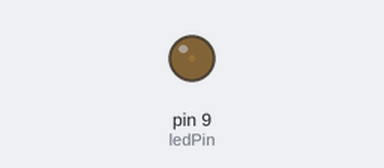
This sketch was run on a simulated Arduino Uno, built with avr-gcc and run on an emulated ATmega328P. On the bench: output pins drawn as LEDs (lit = HIGH).

Above: at 0.05 s.
At 1.15 s:
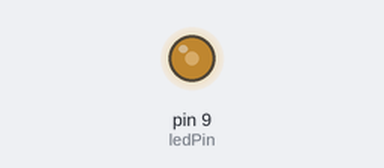
At 2.3 s:
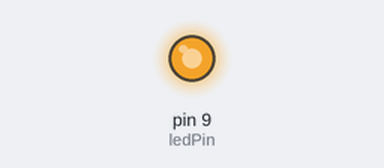
At 4.55 s:
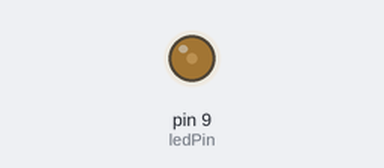
Timing chart, 0 to 6.6 s (numbered marks = the images above):
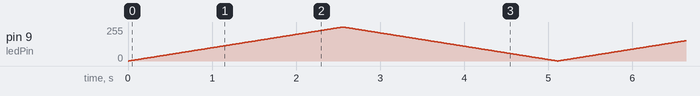

The sketch:

s1.ino
```cpp
const int ledPin = 9;
int currentV = 0;
int voltageDirection = -1;

void setup() {
  pinMode(ledPin, OUTPUT);
}

// заглушка, потенциометра нет
void changeVoltage() {
  if (currentV == 255 || currentV == 0) {
    voltageDirection = -voltageDirection;
  }
  currentV += voltageDirection;
}

void loop() {
  changeVoltage();
  delay(10);
  analogWrite(ledPin, currentV);
}
```
